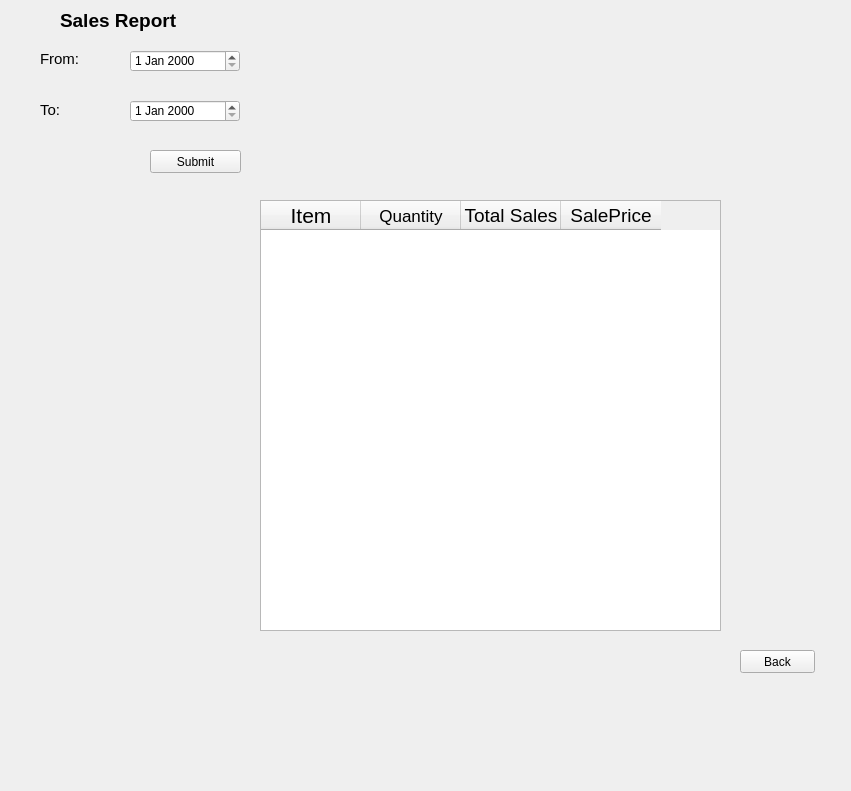
<?xml version="1.0" encoding="UTF-8"?>
<ui version="4.0">
 <class>GenerateSalesReport</class>
 <widget class="QWidget" name="GenerateSalesReport">
  <property name="geometry">
   <rect>
    <x>0</x>
    <y>0</y>
    <width>851</width>
    <height>791</height>
   </rect>
  </property>
  <property name="windowTitle">
   <string>GenerateSalesReport</string>
  </property>
  <widget class="QPushButton" name="SalesReportNext">
   <property name="geometry">
    <rect>
     <x>150</x>
     <y>150</y>
     <width>91</width>
     <height>23</height>
    </rect>
   </property>
   <property name="text">
    <string>Submit</string>
   </property>
  </widget>
  <widget class="QLabel" name="label_3">
   <property name="geometry">
    <rect>
     <x>40</x>
     <y>100</y>
     <width>51</width>
     <height>21</height>
    </rect>
   </property>
   <property name="text">
    <string>&lt;html&gt;&lt;head/&gt;&lt;body&gt;&lt;p&gt;&lt;span style=&quot; font-size:11pt;&quot;&gt;To:&lt;/span&gt;&lt;/p&gt;&lt;/body&gt;&lt;/html&gt;</string>
   </property>
  </widget>
  <widget class="QLabel" name="label">
   <property name="geometry">
    <rect>
     <x>60</x>
     <y>0</y>
     <width>141</width>
     <height>41</height>
    </rect>
   </property>
   <property name="text">
    <string>&lt;html&gt;&lt;head/&gt;&lt;body&gt;&lt;p&gt;&lt;span style=&quot; font-size:14pt; font-weight:600;&quot;&gt;Sales Report&lt;/span&gt;&lt;/p&gt;&lt;/body&gt;&lt;/html&gt;</string>
   </property>
  </widget>
  <widget class="QDateEdit" name="SalesReportFrom">
   <property name="geometry">
    <rect>
     <x>130</x>
     <y>50</y>
     <width>110</width>
     <height>22</height>
    </rect>
   </property>
  </widget>
  <widget class="QLabel" name="label_2">
   <property name="geometry">
    <rect>
     <x>40</x>
     <y>50</y>
     <width>51</width>
     <height>16</height>
    </rect>
   </property>
   <property name="text">
    <string>&lt;html&gt;&lt;head/&gt;&lt;body&gt;&lt;p&gt;&lt;span style=&quot; font-size:11pt;&quot;&gt;From:&lt;/span&gt;&lt;/p&gt;&lt;/body&gt;&lt;/html&gt;</string>
   </property>
  </widget>
  <widget class="QDateEdit" name="SalesReportTo">
   <property name="geometry">
    <rect>
     <x>130</x>
     <y>100</y>
     <width>110</width>
     <height>22</height>
    </rect>
   </property>
  </widget>
  <widget class="QPushButton" name="Backbuttom">
   <property name="geometry">
    <rect>
     <x>740</x>
     <y>650</y>
     <width>75</width>
     <height>23</height>
    </rect>
   </property>
   <property name="text">
    <string>Back</string>
   </property>
  </widget>
  <widget class="QTableWidget" name="tableWidget">
   <property name="geometry">
    <rect>
     <x>260</x>
     <y>200</y>
     <width>461</width>
     <height>431</height>
    </rect>
   </property>
   <column>
    <property name="text">
     <string>Item</string>
    </property>
    <property name="font">
     <font>
      <pointsize>16</pointsize>
     </font>
    </property>
   </column>
   <column>
    <property name="text">
     <string>Quantity</string>
    </property>
    <property name="font">
     <font>
      <pointsize>13</pointsize>
     </font>
    </property>
   </column>
   <column>
    <property name="text">
     <string>Total Sales</string>
    </property>
    <property name="font">
     <font>
      <pointsize>14</pointsize>
     </font>
    </property>
   </column>
   <column>
    <property name="text">
     <string>SalePrice</string>
    </property>
    <property name="font">
     <font>
      <pointsize>14</pointsize>
     </font>
    </property>
   </column>
  </widget>
 </widget>
 <layoutdefault spacing="6" margin="11"/>
 <resources/>
 <connections>
  <connection>
   <sender>Backbuttom</sender>
   <signal>clicked()</signal>
   <receiver>GenerateSalesReport</receiver>
   <slot>Backbutton()</slot>
   <hints>
    <hint type="sourcelabel">
     <x>787</x>
     <y>751</y>
    </hint>
    <hint type="destinationlabel">
     <x>425</x>
     <y>395</y>
    </hint>
   </hints>
  </connection>
  <connection>
   <sender>SalesReportNext</sender>
   <signal>clicked()</signal>
   <receiver>GenerateSalesReport</receiver>
   <slot>Submit()</slot>
   <hints>
    <hint type="sourcelabel">
     <x>195</x>
     <y>161</y>
    </hint>
    <hint type="destinationlabel">
     <x>425</x>
     <y>395</y>
    </hint>
   </hints>
  </connection>
 </connections>
 <slots>
  <slot>Backbutton()</slot>
  <slot>Submit()</slot>
 </slots>
</ui>
